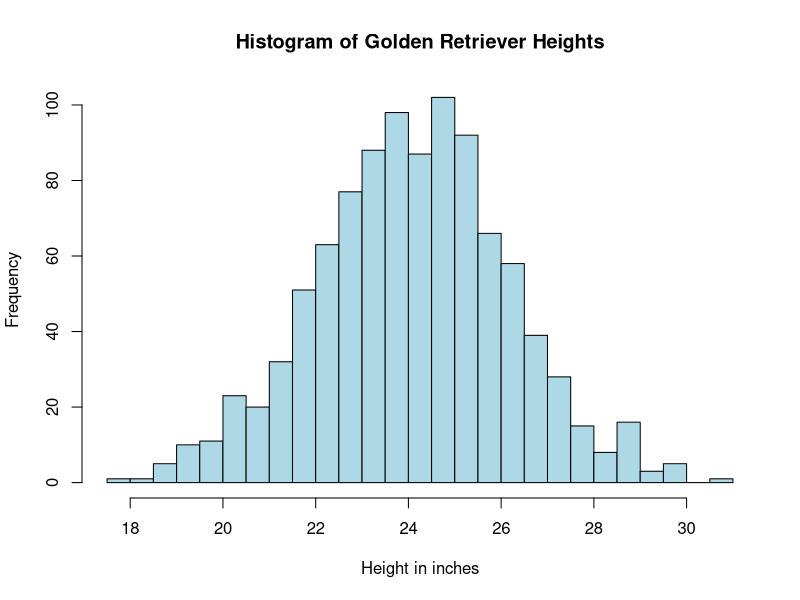
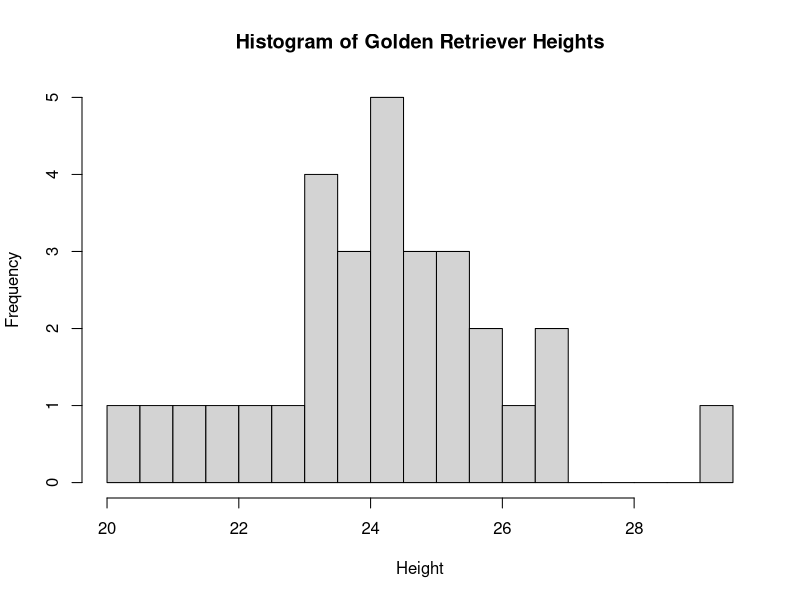
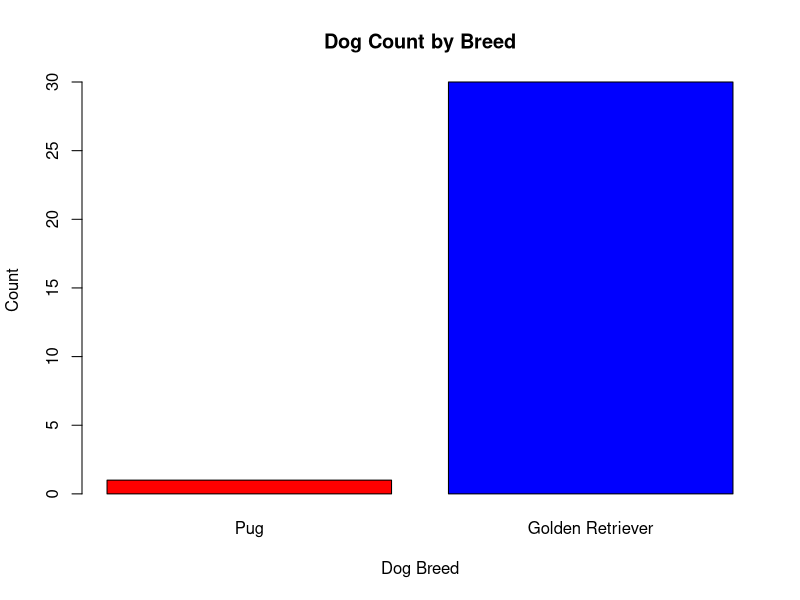
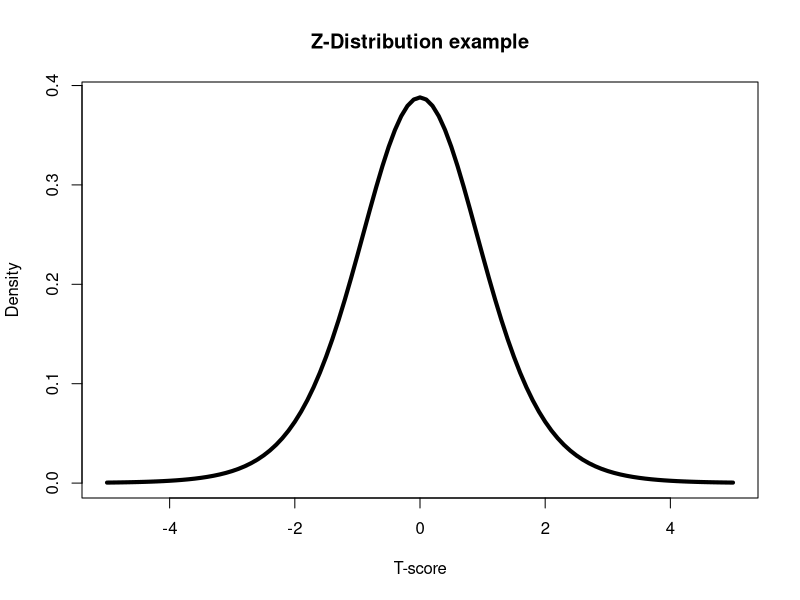
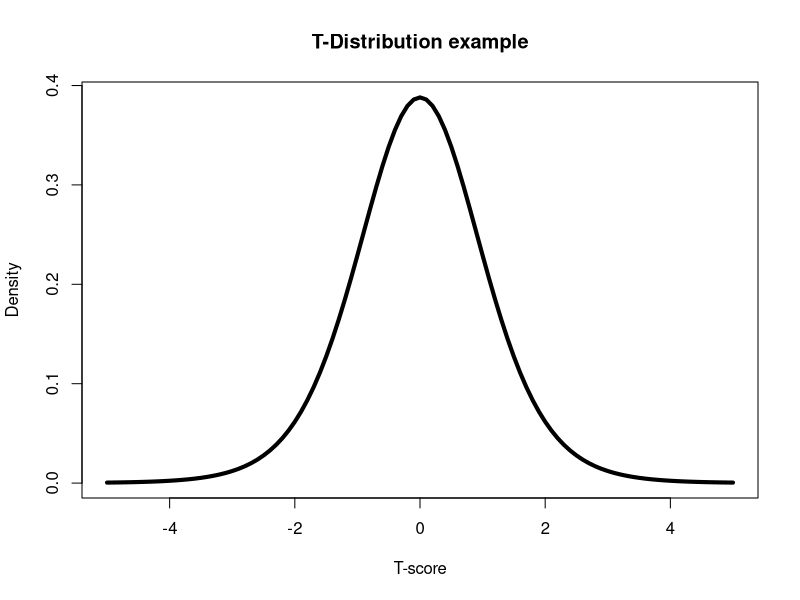
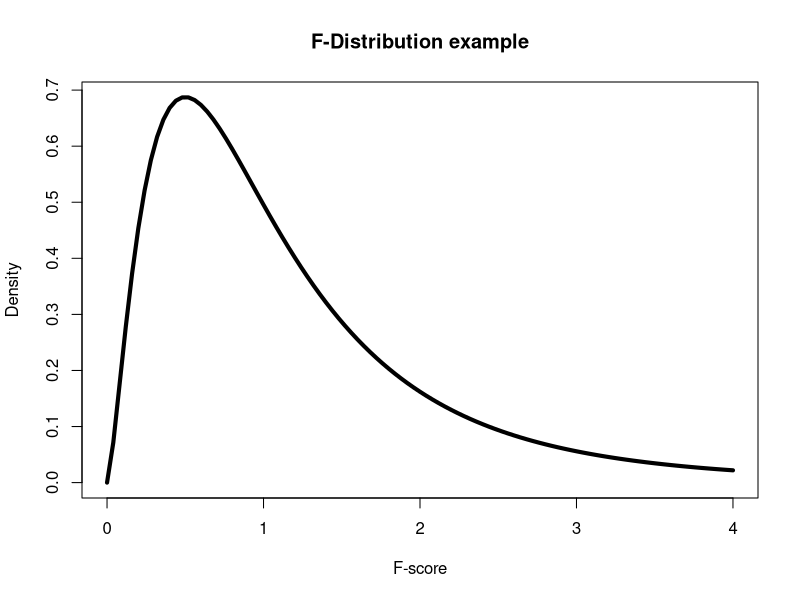
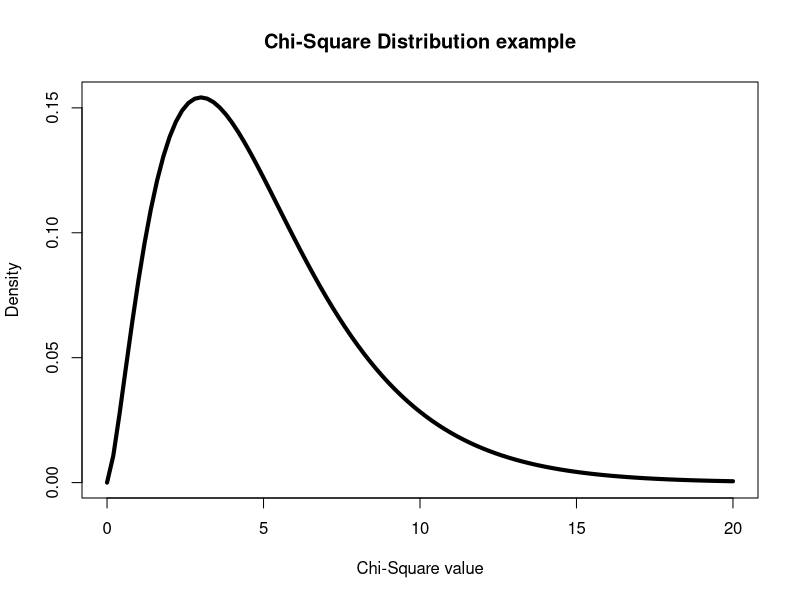
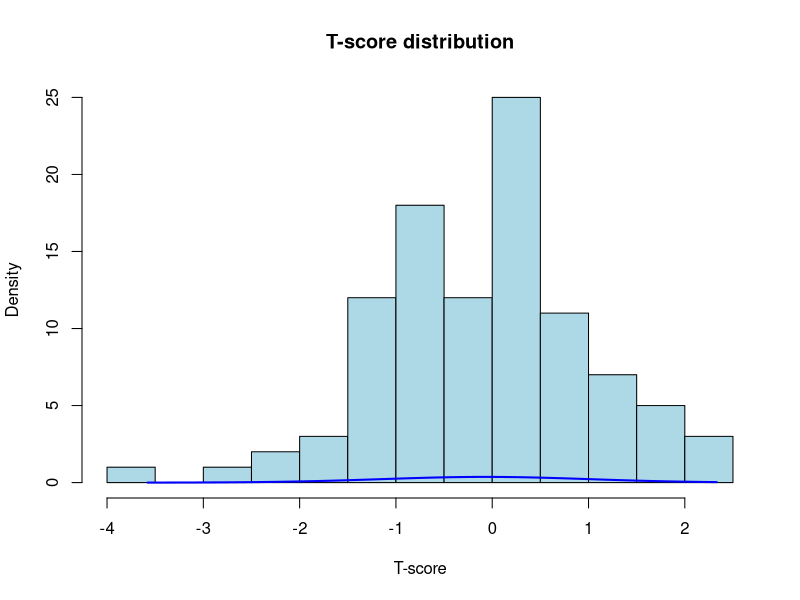

Write R code to recreate these figures, in order. (Note: this script raises an error after producing the figures.)
# Creating random samples for Learning Data Science website




############################## Histograms #####################################
###############################################################################

# Set the parameters for a demonstration to visualize distributions
sample_size <- 1000
mean_value <- 24
sd_value <- 2

# Generate a demo histogram
demohist <- rnorm(sample_size, mean = mean_value, sd = sd_value)


#histogram for golden retrievers
hist(demohist, breaks=30, main = "Histogram of Golden Retriever Heights", 
     col= "lightblue", xlab= "Height in inches", ylab = "Frequency")

# Set the parameters for the golden retriever distribution
sample_size <- 30
mean_value <- 24
sd_value <- 2

# Generate the random sample
golden <- rnorm(sample_size, mean = mean_value, sd = sd_value)

#histogram for golden retrievers
hist(golden, breaks=15, main = "Histogram of Golden Retriever Heights", xlab= "Height", ylab = "Frequency")



# Example data for dog counting in lesson 1. Why Data science
dog_types <- c("Pug", "Golden Retriever")
dog_counts <- c(1, 30)

# Create a vertical bar chart
barplot(dog_counts, names.arg = dog_types, col = c("red", "blue"), main = "Dog Count by Breed", xlab = "Dog Breed",
          ylab = "Count", width=0.1)

################################ Generating Stats Test Distributions ################################
##########################################################################################

### Generate data with a z-score distribution
# Define the degrees of freedom
df <- 9

# Create a plot of the Z-distribution
curve(dt(x, df), from = -5, to = 5, main = "Z-Distribution example", xlab = "T-score", ylab = "Density",
      lwd=4)

# Create a plot of the T-distribution
curve(dt(x, df), from = -5, to = 5, main = "T-Distribution example", xlab = "T-score", ylab = "Density",
      lwd=4)

### Create a smooth F-distribution
# Define the degrees of freedom
df1 <- 5
df2 <- 10
curve(df(x, df1, df2), from = 0, to = 4, main = "F-Distribution example", xlab = "F-score", ylab = "Density",
      lwd = 4)

### Generate data with a chi-square distribution
# Define the degrees of freedom
df <- 5

# Create a plot of the chi-square distribution
curve(dchisq(x, df), from = 0, to = 20, main = "Chi-Square Distribution example", xlab = "Chi-Square value",
      ylab = "Density", lwd= 4)


# Generate data with a t-distribution
tdist <- rt(100, df = 10)
hist(tdist, breaks = 10,  main="T-score distribution", xlab="T-score", ylab = "Density", col="lightblue" )
# Overlay a normal curve
x <- seq(min(tdist), max(tdist), length = 1000)
y <- dnorm(x, mean(tdist), sd(tdist))
lines(x, y, col = "blue", lwd = 2)

#T-test
# Set random seed for reproducibility
set.seed(123)

################################# Statistical Testing #############################
###################################################################################

### T-test - 2 groups
# Generate two sets of data with a significant difference
goldens <- rnorm(30, mean = 24, sd = 2)
pugs <- rnorm(35, mean = 11.5, sd = 1.5)
breeds <-c("Golden Retreivers", "Pugs")

# Perform a two-sample t-test
t_test_result <- t.test(goldens,pugs)

# Display the t-test result
print(t_test_result)

##box plot figure
boxplot(goldens, pugs, names = breeds, main="Dog breed heights", ylab="Height in inches", 
    xlab="Breed", col = c("gold", "lightblue"))

### ANOVA - 2+ groups
# Set random seed for reproducibility
set.seed(123)

# Generate data for three groups
group1 <- rnorm(30, mean = 10, sd = 3)
group2 <- rnorm(30, mean = 15, sd = 3)
group3 <- rnorm(30, mean = 12, sd = 3)

# Combine the data into a data frame
data <- data.frame(
  value = c(group1, group2, group3),
  group = factor(rep(c("Group 1", "Group 2", "Group 3"), each = 30))
)

# Perform ANOVA test
anova_result <- aov(value ~ group, data = data)
print(summary(anova_result))

# Perform Tukey HSD post hoc test
tukey_result <- TukeyHSD(anova_result)
print(tukey_result)

### Chi-square test
# Create a contingency table
chidemo <- matrix(c(40, 10, 20, 50), ncol = 2)
colnames(data) <- c("Golden retreivers", "Pugs")
rownames(data) <- c("Catches frisbee", "Drops frisbee")

# Perform chi-square test
chi_square_result <- chisq.test(chidemo)

# Display the chi-square test result
print(chi_square_result)

### Correlations and Regression
# Install and load necessary libraries
install.packages("ggplot2")
library(ggplot2)

# Create a data frame with a single point
data <- data.frame(x = 3, y = 1)

# Create a scatter plot with a single point
ggplot(data, aes(x = x, y = y)) +
  geom_point(shape = 19, color = "blue", size=10) +
  labs(title = "Scatter Plot with a Single Point", x = "Water consumed in liters", y = "Saliva produced in liters") +
  theme_minimal()

# Set random seed for reproducibility
set.seed(123)

# Generate example data with averages
n <- 30
x <- rnorm(n, mean = 2, sd = 0.5)
y <- rnorm(n, mean = 1, sd = 0.3)

# Create a scatter plot
ggplot(data = data.frame(x, y), aes(x = x, y = y)) +
  geom_point(shape = 19, color = "blue", size=5) +
  labs(title = "Scatter Plot with 30 points", x = "Water consumed in liters", y = "Saliva produced in liters") +
  theme_minimal()


# Generate example data with a linear relationship
x <- seq(1, 10, by = 1)
y <- 2 * x + rnorm(length(x), mean = 0, sd = 2)

# Create a scatter plot
ggplot(data = data.frame(x, y), aes(x = x, y = y)) +
  geom_point(shape = 19, color = "blue") +
  geom_smooth(method = "lm", formula = y ~ x, color = "red", se = FALSE) +
  labs(title = "Linear Relationship", x = "X", y = "Y") +
  theme_minimal()

# Generate example data with a non-linear correlation
x <- seq(1, 10, by = 0.5)
y <- 2 * x^2 + rnorm(length(x), mean = 0, sd = 3)

# Create a scatter plot
ggplot(data = data.frame(x, y), aes(x = x, y = y)) +
  geom_point(shape = 19, color = "blue") +
  geom_smooth(method = "lm", formula = y ~ poly(x, 2), color = "red", se = FALSE) +
  labs(title = "Non-Linear Correlation Example", x = "X", y = "Y") +
  theme_minimal()

# Set random seed for reproducibility
set.seed(123)

# Generate example data with a correlation of 0.8
n <- 30
water_consumption <- rnorm(n, mean = 2, sd = 0.5)
saliva_production <- 0.8 * water_consumption + rnorm(n, mean = 1, sd = 0.3)

# Calculate Pearson correlation coefficient for data with r=0.8
correlation <- cor(water_consumption, saliva_production)

# Calculate linear regression model
model <- lm(saliva_production ~ water_consumption)

# Create a scatter plot
ggplot(data = data.frame(water_consumption, saliva_production), aes(x = water_consumption, y = saliva_production)) +
  geom_point(shape = 19, color = "blue", size=5) +
  geom_smooth(method = "lm", color = "red", se = FALSE) +
  geom_text(aes(x = max(water_consumption), y = max(saliva_production), label = paste("y = ", round(coef(model)[1], 2), "x + ", round(coef(model)[2], 2))), 
            hjust = 1, vjust = -0.5, color = "darkgreen") +
  labs(title = "Water consumption vs Saliva Production", x = "Water Consumption", y = "Saliva Production") +
  theme_minimal()


# Print the calculated correlation coefficient
cat("Pearson correlation coefficient:", correlation)
